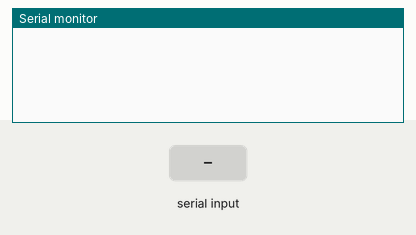
Recording of a sketch running on a simulated Arduino Uno, built with avr-gcc and run on an emulated ATmega328P. Parts: the last lines printed to the serial monitor. Inputs (shaded band) come from the test bench.

Above: at 1.2 s.
1.3 s: "F" received over Serial
At 2.1 s:
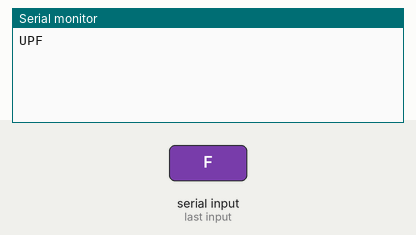
2.8 s: "B" received over Serial
At 3.9 s:
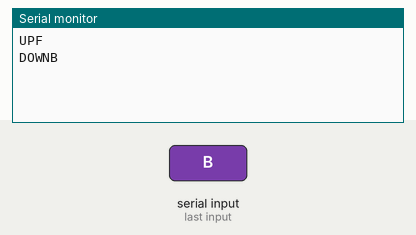
4.3 s: "R" received over Serial
At 5.0 s:
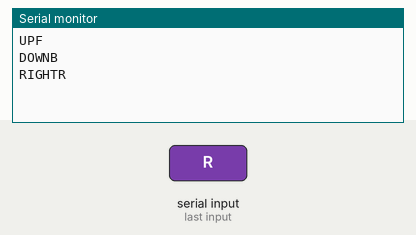
5.8 s: "L" received over Serial
At 6.2 s:
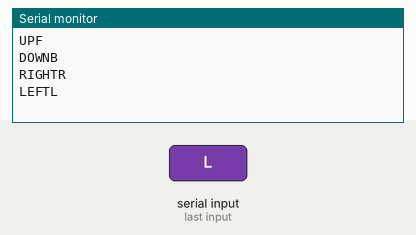
7.3 s: "S" received over Serial
At 8.5 s:
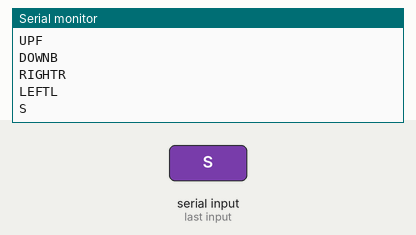

The sketch:

bluetooth_module.ino
```cpp
void setup() {
Serial.begin(9600);
 // put your setup code here, to run once:
 }

void loop() {
  // put your main code here, to run repeatedly:
 if(Serial.available()>0)
   {
      char data= Serial.read(); // reading the data received from the bluetooth module

      switch(data)
      {
        case 'F': Serial.print("UP");break; // when up arrow is pressed on the app
        case 'B': Serial.print("DOWN");break; // when down is pressed on the app
        case 'R': Serial.print("RIGHT");break; // when right is pressed on the app
        case 'L': Serial.print("LEFT");break; // when left is pressed on the app
        case 'S':
        default : break;
      }
      Serial.println(data);
   }
   delay(50);
}
```

Measured:
- after the input at 1.3 s, the serial monitor: prints a new line after 0.05 s (image 1)
- after the input at 2.8 s, the serial monitor: prints a new line at once (image 2)
- after the input at 4.3 s, the serial monitor: prints a new line at once (image 3)
- after the input at 5.8 s, the serial monitor: prints a new line at once (image 4)
- after the input at 7.3 s, the serial monitor: prints a new line at once (image 5)
